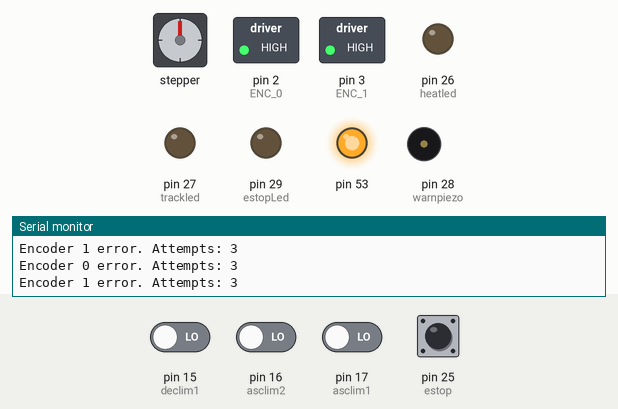
Simulated run of this program. Board: Arduino Mega 2560, built with avr-gcc and run on an emulated ATmega2560. Parts: stepper motor, switched loads named in the program (green lamp = pin HIGH), output pins drawn as LEDs (lit = HIGH), buzzer (waves = sounding, pin HIGH), the last lines printed to the serial monitor. Wiring (inferred from the names in the program): stepper motor (200 steps per turn assumed): coils pin 12, pin 11, pin 9, pin 8. Inputs (shaded band) come from the test bench; at power-on: pin 15 (declim1), pin 16 (asclim2), pin 17 (asclim1), pin 25 (estop) LOW. Pins used as bus, display or sensor lines are not drawn.

Above: at 1.2 s.
1.3 s: pin 25 (estop) pulled HIGH for 0.6 s
At 2.4 s:
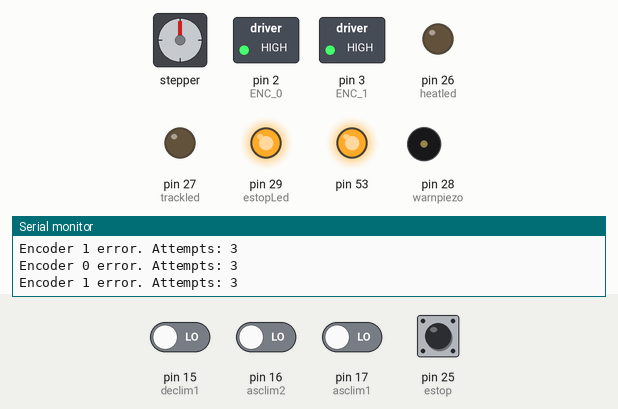
Timing chart, 0 to 4.3 s (numbered marks = the images above; inputs shaded):
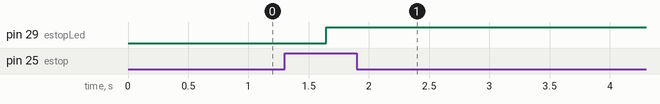

The program:

main.cpp
```cpp
#include<Arduino.h>
#include<SoftwareSerial.h>
#include<Wire.h>
#include <SPI.h>/* Include the SPI library for the arduino boards */
#include <Stepper.h>
#include <TinyGPS++.h> //used with the adafruit ultimate gps
//encoder pin defs


  /* SPI commands */
  #define AMT22_NOP       0x00
  #define AMT22_RESET     0x60
  #define AMT22_ZERO      0x70

  /* Define special ascii characters */
  #define NEWLINE         0x0A
  #define TAB             0x09

  /* We will use these define macros so we can write code once compatible with 12 or 14 bit encoders */
  #define RES12           12
  #define RES14           14
  #define RESOL           12 //universal resolution for encoders

  /* SPI pins */
  #define ENC_0            2 //was 2
  #define ENC_1            3 //was 3
  #define SPI_MOSI        51 //changed to work with the mega
  #define SPI_MISO        50 //ibid
  #define SPI_SCLK        52 //ibid
//ui pin defs
  #define estop       25
  #define heatled     26
  #define trackled    27
  #define warnpiezo   28
  #define estopLed    29
//motion control pin defs
  #define motApwm 13 //pwm for first motor
  #define motBpwm 10//pwm for second motor
  #define in1 12
  #define in2 11
  #define in3 9
  #define in4 8
  #define asclim1      17
  #define asclim2      16
  #define declim1      15
//micro communication defs
  #define toMicro   18
  #define fromMicro 19
  #define pendantBaud 9600
  SoftwareSerial serialPendant(fromMicro, toMicro);

//gps pins
  #define gpsRx 20
  #define gpsTx 21
  #define onePps 22
  #define gpsBaud 4800
  SoftwareSerial serialGPS(gpsRx, gpsTx);
// focus stepper cfg IMPORTANT: designed for BIPOLAR stepper.
  #define SPR 200 //change to match the stepsper revolution of your stepper
  #define sPos1
  Stepper myStepper(SPR, 8, 9, 10, 11);
void setup() {
  Serial.begin(9600); //begins main serial to computer / raspi
  //display system info
  Serial.print("DS Version b-1.0\nStarting...\n");
  Serial.print("Encoders running in 12 bit resolution\n");

  //encoder setup
    //Set the modes for the SPI IO
    pinMode(SPI_SCLK, OUTPUT);
    pinMode(SPI_MOSI, OUTPUT);
    pinMode(SPI_MISO, INPUT);
    pinMode(ENC_0, OUTPUT);
    pinMode(ENC_1, OUTPUT);

   //Get the CS line high which is the default inactive state
    digitalWrite(ENC_0, HIGH);
    digitalWrite(ENC_1, HIGH);

    //set the clockrate. Uno clock rate is 16Mhz, divider of 32 gives 500 kHz.
    //500 kHz is a good speed for our test environment
    SPI.setClockDivider(SPI_CLOCK_DIV32);    // 500 kHz
    //start SPI bus
    SPI.begin();
  //ui pins
    pinMode(heatled, OUTPUT);
    pinMode(trackled, OUTPUT);
    pinMode(warnpiezo, OUTPUT);

    pinMode(estopLed, OUTPUT);
  //motion control pins
    pinMode(in1, OUTPUT);
    pinMode(in2, OUTPUT);
    pinMode(in3, OUTPUT);
    pinMode(in4, OUTPUT);
    //pinMode(focusHbrige1, OUTPUT);
    //pinMode(focusHbrige2, OUTPUT);
    pinMode(asclim1, INPUT);
    pinMode(asclim2, INPUT);
    pinMode(declim1, INPUT);
  //gps pins & setup
    pinMode(gpsRx, INPUT);
    pinMode(gpsTx, OUTPUT);
    serialGPS.begin(gpsBaud);
    Serial.print("Init GPS\n"); //sends message to main console
    digitalWrite(gpsTx,HIGH);
      // Cut first gibberish
    while(serialGPS.available())
      if (serialGPS.read() == '\r')
        break;
  //micro communication pins, cfg, init
  serialPendant.begin(pendantBaud);
  Serial.print("Init Pendant\n"); //sends message to main console
  int pendIncTest = 0; //stores data incoming from pendant test procedure
  pendIncTest = serialPendant.read();
  if (pendIncTest == 1){
    // exit and continue setup
    Serial.print("Serial to pendant good\n");
  } else {
    // print error to pi via USB terminal
    Serial.print("ERR 1: Pendant not responding via serial\n");
  }
Serial.print("Setup Completed");
} // end setup
//function time
  void setCSLine (uint8_t encoder, uint8_t csLine){
      digitalWrite(encoder, csLine);
    }
/////////////////////////////////////////////////////////////////////////////////////////////////////////////////////////////////////////////////////
  uint8_t spiWriteRead(uint8_t sendByte, uint8_t encoder, uint8_t releaseLine){
      //holder for the received over SPI
      uint8_t data;

      //set cs low, cs may already be low but there's no issue calling it again except for extra time
      setCSLine(encoder ,LOW);

      //There is a minimum time requirement after CS goes low before data can be clocked out of the encoder.
      //We will implement that time delay here, however the arduino is not the fastest device so the delay
      //is likely inherantly there already
      delayMicroseconds(3);

      //send the command
      data = SPI.transfer(sendByte);
      delayMicroseconds(3); //There is also a minimum time after clocking that CS should remain asserted before we release it
      setCSLine(encoder, releaseLine); //if releaseLine is high set it high else it stays low

      return data;
    }
///////////////////////////////////////////////////////////////////////////////////////////////////////////////////////////////////////////////////////
/*
    * This function gets the absolute position from the AMT22 encoder using the SPI bus. The AMT22 position includes 2 checkbits to use
    * for position verification. Both 12-bit and 14-bit encoders transfer position via two bytes, giving 16-bits regardless of resolution.
    * For 12-bit encoders the position is left-shifted two bits, leaving the right two bits as zeros. This gives the impression that the encoder
    * is actually sending 14-bits, when it is actually sending 12-bit values, where every number is multiplied by 4.
    * This function takes the pin number of the desired device as an input
    * This funciton expects res12 or res14 to properly format position responses.
    * Error values are returned as 0xFFFF
    */
    uint16_t getPositionSPI(uint8_t encoder, uint8_t resolution){
      uint16_t currentPosition;       //16-bit response from encoder
      bool binaryArray[16];           //after receiving the position we will populate this array and use it for calculating the checksum

      //get first byte which is the high byte, shift it 8 bits. don't release line for the first byte
      currentPosition = spiWriteRead(AMT22_NOP, encoder, false) << 8;

      //this is the time required between bytes as specified in the datasheet.
      //We will implement that time delay here, however the arduino is not the fastest device so the delay
      //is likely inherantly there already
      delayMicroseconds(3);

      //OR the low byte with the currentPosition variable. release line after second byte
      currentPosition |= spiWriteRead(AMT22_NOP, encoder, true);

      //run through the 16 bits of position and put each bit into a slot in the array so we can do the checksum calculation
      for(int i = 0; i < 16; i++) binaryArray[i] = (0x01) & (currentPosition >> (i));

      //using the equation on the datasheet we can calculate the checksums and then make sure they match what the encoder sent
      if ((binaryArray[15] == !(binaryArray[13] ^ binaryArray[11] ^ binaryArray[9] ^ binaryArray[7] ^ binaryArray[5] ^ binaryArray[3] ^ binaryArray[1]))
              && (binaryArray[14] == !(binaryArray[12] ^ binaryArray[10] ^ binaryArray[8] ^ binaryArray[6] ^ binaryArray[4] ^ binaryArray[2] ^ binaryArray[0])))
        {
          //we got back a good position, so just mask away the checkbits
          currentPosition &= 0x3FFF;
        }
      else
      {
        currentPosition = 0xFFFF; //bad position
      }

      //If the resolution is 12-bits, and wasn't 0xFFFF, then shift position, otherwise do nothing
      if ((resolution == RES12) && (currentPosition != 0xFFFF)) currentPosition = currentPosition >> 2;

      return currentPosition;
    }
    ////////////////////////////////////////////////////////////////////////////////////////////////
    void setZeroSPI(uint8_t encoder){
      spiWriteRead(AMT22_NOP, encoder, false);

      //this is the time required between bytes as specified in the datasheet.
      //We will implement that time delay here, however the arduino is not the fastest device so the delay
      //is likely inherantly there already
      delayMicroseconds(3);

      spiWriteRead(AMT22_ZERO, encoder, true);
      delay(250); //250 second delay to allow the encoder to reset
    }
////////////////////////////////////////////////////////////////////////////////////////////////////////
  //functiuon to stop all motors
  void stop(){
    digitalWrite(in1, LOW);
    digitalWrite(in2, LOW);
    digitalWrite(in3, LOW);
    digitalWrite(in4, LOW);
  }
  //////////////////////////////////////////////////////////////////////////////////////////////////////////////////////////////
  void getAsc() {
    //converts encoder output to an ascention value
  }
  void getDec() {
    //converts encoder output to a declination value
  }
//////////////////////////////////////////////////////////////////////////////////////////////////////////////////////////////////////////////////////////////////////////////////////////////////
void loop() {
  //vars for loop
  int ascLim_r = digitalRead(asclim1);
  int ascLim_r1 = digitalRead(asclim2);
  int decLim_r = digitalRead(declim1);
  uint16_t ascEncoderPosition;
  //bool error = false;
  float currentAsc = 0;
  float currentDec = 0;
  //run logic
    if (digitalRead(estop) == HIGH){
        digitalWrite(estopLed, HIGH);
    }


  //encoder stuff
    //create a 16 bit variable to hold the encoders position
    uint16_t encoderPosition;
    //let's also create a variable where we can count how many times we've tried to obtain the position in case there are errors
    uint8_t attempts;


    //if you want to set the zero position before beggining uncomment the following function call
    //setZeroSPI(ENC_0);
    //setZeroSPI(ENC_1);


      //set attemps counter at 0 so we can try again if we get bad position
      attempts = 0;

      //this function gets the encoder position and returns it as a uint16_t
      //send the function either res12 or res14 for your encoders resolution
      encoderPosition = getPositionSPI(ENC_0, RES12);
      ascEncoderPosition = getPositionSPI(ENC_0, RES12);
      //if the position returned was 0xFFFF we know that there was an error calculating the checksum
      //make 3 attempts for position. we will pre-increment attempts because we'll use the number later and want an accurate count
      while (encoderPosition == 0xFFFF && ++attempts < 3) {
        encoderPosition = getPositionSPI(ENC_0, RES12); //try again
      }

      if (encoderPosition == 0xFFFF) { //position is bad, let the user know how many times we tried
        Serial.print("Encoder 0 error. Attempts: ");
        Serial.print(attempts, DEC); //print out the number in decimal format. attempts - 1 is used since we post incremented the loop
        Serial.write(NEWLINE);
      }
      else { //position was good, print to serial stream

        Serial.print("Encoder 0: ");
        Serial.print(encoderPosition, DEC); //print the position in decimal format
        Serial.write(NEWLINE);
      }

      //////////again for second encoder//////////////////////////////

      //set attemps counter at 0 so we can try again if we get bad position
      attempts = 0;

      //this function gets the encoder position and returns it as a uint16_t
      //send the function either res12 or res14 for your encoders resolution
      encoderPosition = getPositionSPI(ENC_1, RES14);

      //if the position returned was 0xFFFF we know that there was an error calculating the checksum
      //make 3 attempts for position. we will pre-increment attempts because we'll use the number later and want an accurate count
      while (encoderPosition == 0xFFFF && ++attempts < 3){
        encoderPosition = getPositionSPI(ENC_1, RES14); //try again
      }

      if (encoderPosition == 0xFFFF){ //position is bad, let the user know how many times we tried
        Serial.print("Encoder 1 error. Attempts: ");
        Serial.print(attempts, DEC); //print out the number in decimal format. attempts - 1 is used since we post incremented the loop
        Serial.write(NEWLINE);
      }
      else{ //position was good, print to serial stream

        Serial.print("Encoder 1: ");
        Serial.print(encoderPosition, DEC); //print the position in decimal format
        Serial.write(NEWLINE);
      }

      //For the purpose of this demo we don't need the position returned that quickly so let's wait a half second between reads
      //delay() is in milliseconds
      delay(500);
  // end of the enoder
   } //end loop

void resetAMT22(uint8_t encoder){
      spiWriteRead(AMT22_NOP, encoder, false);

      //this is the time required between bytes as specified in the datasheet.
      //We will implement that time delay here, however the arduino is not the fastest device so the delay
      //is likely inherantly there already
      delayMicroseconds(3);

      spiWriteRead(AMT22_RESET, encoder, true);

      delay(250); //250 second delay to allow the encoder to start back up
}
```

Measured:
- after the input at 1.3 s, pin 29 (estopLed): LOW → HIGH after 0.35 s
